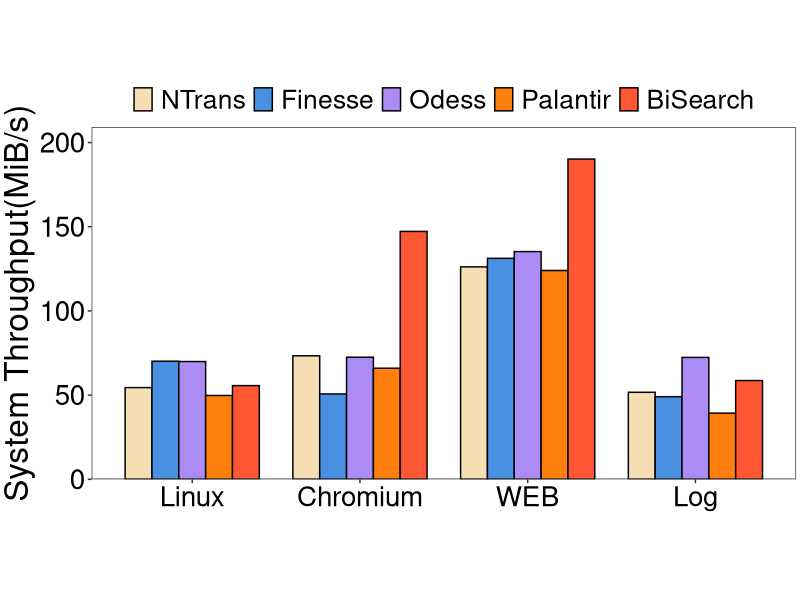
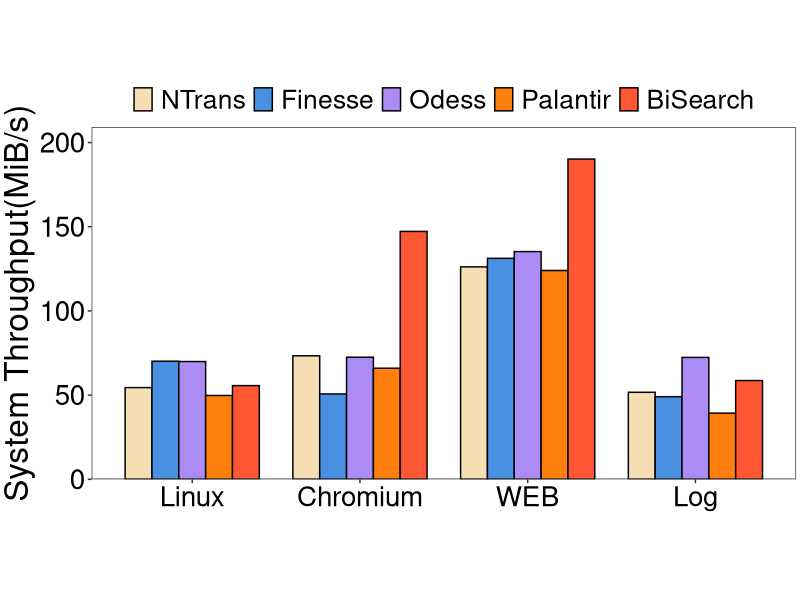

Write R code to recreate these figures, in order.
library(ggplot2)
setwd(dirname(rstudioapi::getActiveDocumentContext()$path))
# 定义数据
heights <- c(
54.4641,70.1557,69.9425,49.8075,55.6495,73.3636,50.6927,72.5056,65.9999,147.225,126.173,131.25,135.254,124.022,190.189,51.6788,49.0865,72.3997,39.2946,58.6759
)

group_order <- c('Linux', 'Chromium', 'WEB', 'Log')
# 创建数据框
df1 <- data.frame(
  group = factor(rep(group_order, each = 5), levels = group_order),
  category = factor(rep(c('NTrans', 'Finesse', 'Odess', 'Palantir','BiSearch'), times = 4),
                    levels = c('NTrans', 'Finesse', 'Odess', 'Palantir','BiSearch')),
  height = heights
)

max_height <- max(df1$height)

# 创建柱状图
p1 <- ggplot(df1, aes(x = group, y = height, fill = category)) + 
  geom_bar(stat = 'identity', position = position_dodge(width = 0.8), 
           colour = "black", width = 0.8) + 
  scale_fill_manual(values = c("#f5deb3", "#4a90e2", "#ac8cf4", "#ff7f0e","#FF5733")) +
  labs(y = 'System Throughput(MiB/s)') +
  scale_y_continuous(
    limits = c(0, max_height),
    expand = expansion(mult = c(0, 0.1))
  ) +
  theme_bw() +
  theme(
    plot.title = element_text(hjust = 0.5, size = 24, face = "bold"),
    plot.margin = unit(c(0.1, 0.1, 0.1, 0.1), "cm"),
    axis.title.x = element_text(size = 26),
    axis.title.y = element_text(size = 24),
    axis.text = element_text(size = 20, color = "black"),
    aspect.ratio = 0.5,
    panel.grid.major = element_blank(), 
    panel.grid.minor = element_blank(),
    legend.position = "top",
    legend.direction = "horizontal",
    legend.text = element_text(size = 19),
    legend.key.height = unit(1.0, "line"),
    legend.key.width = unit(1.0, "line"),
    legend.margin = margin(t = 0, unit = 'cm'),
    legend.title = element_blank()
  ) +
  theme(axis.title.x = element_blank())

ggsave('../plot/7-ST.pdf', plot = p1, width = 10, height = 5)
print(p1)
